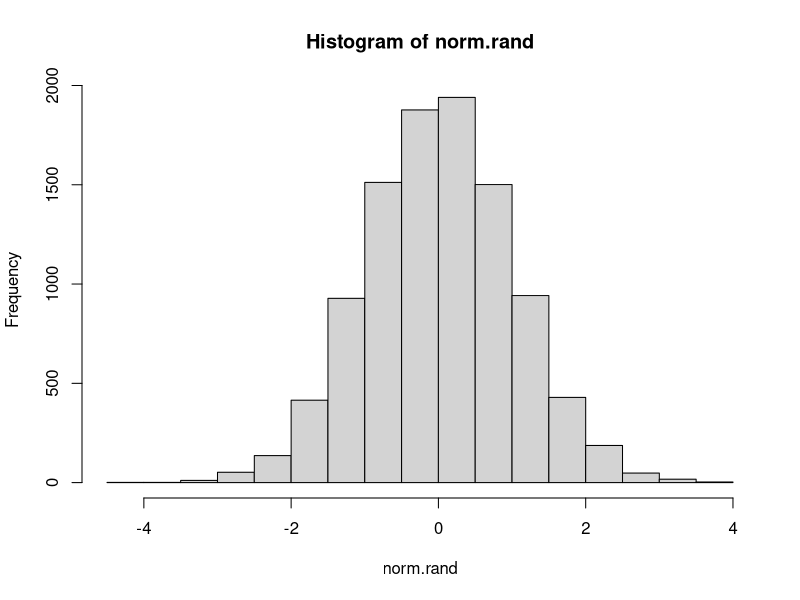
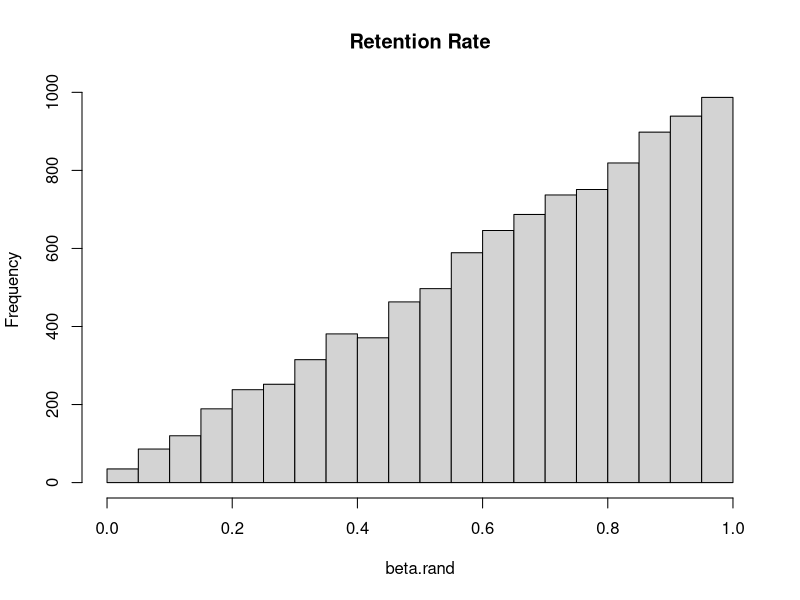
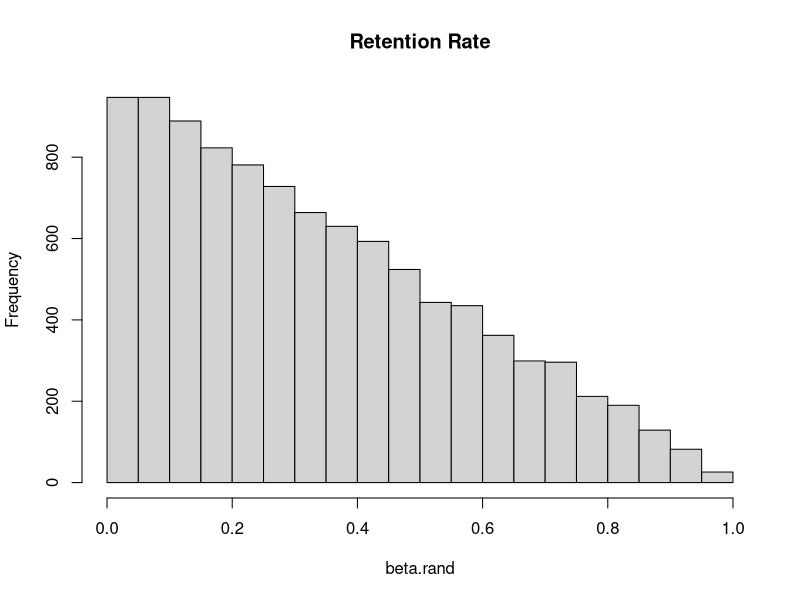
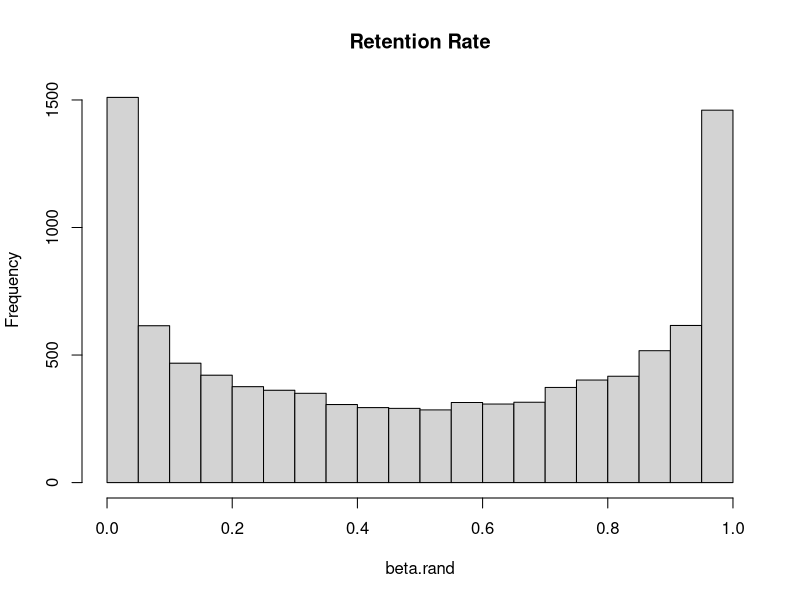
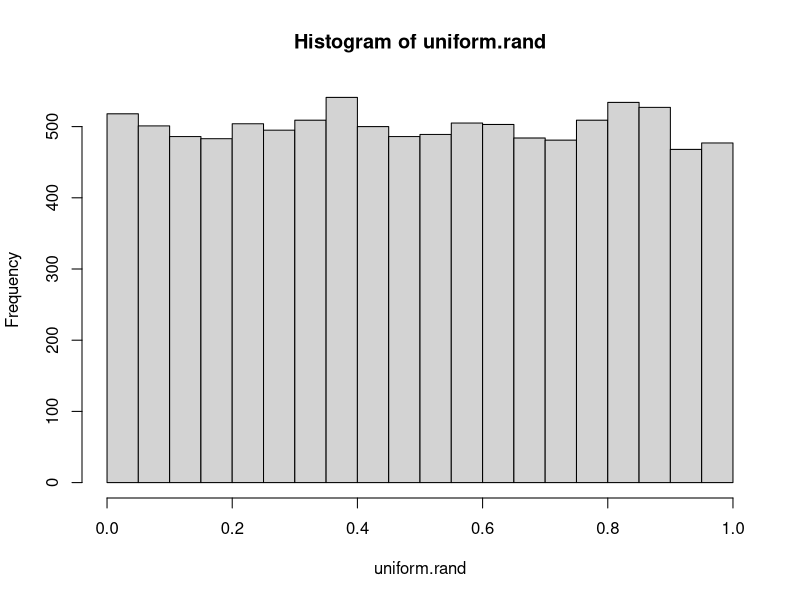
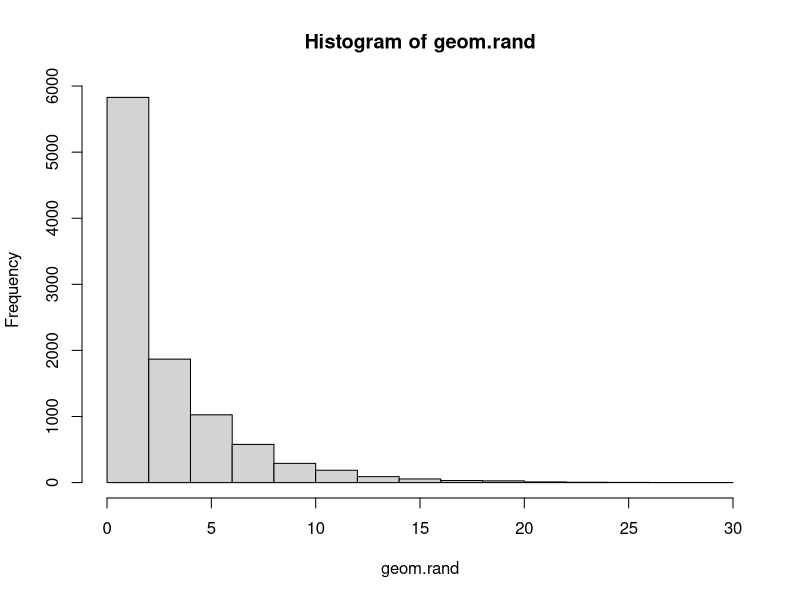

Write the R code that produced these figures, in order.

# in class exercise on monte carlo simulation

#Generate PDFs/PMFs, CDFs and random numbers from common distributions
rm(list=ls())
set.seed(123456)

# repeat nsize times for the monte carlo simulation
nsize = 10000

# nsize random draws from a standard normal distribution
norm.rand = rnorm(nsize, mean=0, sd=1)
hist(norm.rand)
mean(norm.rand)
sd(norm.rand)


# nsize random draws from a beta distribution
a = 2
b = 1
beta.rand = rbeta(nsize,a,b)
hist(beta.rand, main= "Retention Rate")
mean(beta.rand) # a/(a+b)
sd(beta.rand)  

# what if a=1, b=2 for a beta distribution
a = 1
b = 2
beta.rand = rbeta(nsize,a,b)
hist(beta.rand, main= "Retention Rate")
mean(beta.rand) # a/(a+b)
sd(beta.rand)  

# what if a=1, b=2 for a beta distribution
a = .5
b = .5
beta.rand = rbeta(nsize,a,b)
hist(beta.rand, main= "Retention Rate")
mean(beta.rand) # a/(a+b)
sd(beta.rand)  


#b<-a*(1-r)/r




# nsize random draws from a uniform distribution
uniform.rand = runif(nsize, min=0, max=1)
hist(uniform.rand)
mean(uniform.rand)
sd(uniform.rand)





# nsize random draws from a geometric distribution
# what does the parameter mean here?
geom.rand = rgeom(nsize, prob = 1/4)
hist(geom.rand)
mean(geom.rand)
sd(geom.rand)
